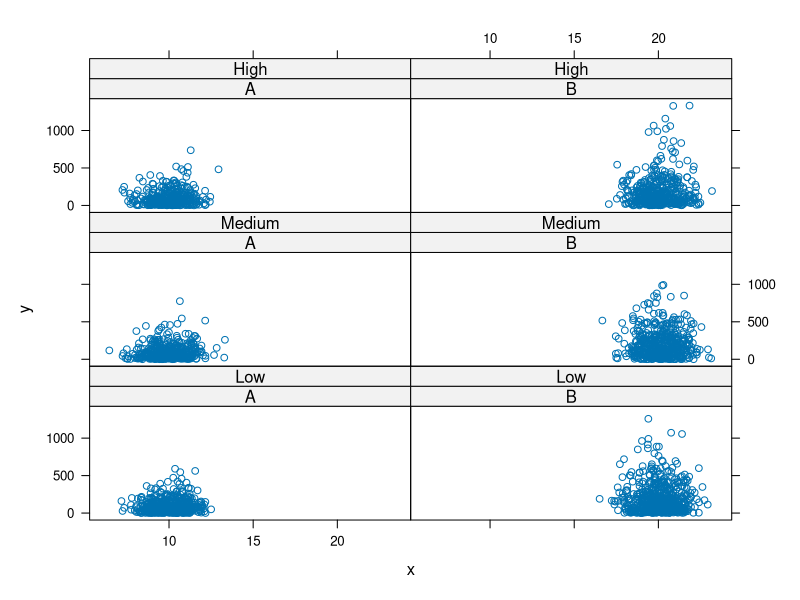

Source code (R):
# The idea here is to show how we can do a simulation with different
# combinations of settings and then organize the data into "long form"
# so that we can identify the outputs from each by the settings.

# We use two different settings - cond1 and cond2
# These have 2 and 3 possible values respectively.
# We run the simulation on all possible combinations of these two settings, i.e.
# 6 combinations.
# We replicate the simulation for each NumReplicates times.

# The simulation is simple here and just creates a data frame.
#
#

sim =
function(a, b, n = rpois(1, a + b))
{
  x = rnorm(n, a)
  data.frame(x = x, y = x*rexp(n, min(.1, b*x)))
}



cond1 = c("A", "B")
cond2 = c("High", "Medium", "Low")

mu = c(A = 10, B = 20)
rate = c(High = 40, Medium = 30, Low = 24)

NumReplicates = 10
 # Generate the 6 possible combinations of settings
 # This is a data.frame of factors. We could use stringsAsFactors = FALSE
g = expand.grid(cond1, cond2)

# Run the simulations for the 6 different levels.
# We could use apply() since these are character vectors
ans = lapply(seq_len(nrow(g)),
              function(i) {
                 settings = g[i,]
                 replicate(NumReplicates, sim(mu[settings[1,1]], rate[settings[1,2]]), simplify = FALSE)
       })


# Now we convert the list of lists() of data frames to a single data frame
tmp = unlist(ans, recursive = FALSE)
length(tmp)
table(sapply(tmp, class))

ans1 = do.call(rbind, tmp)

# Next we'll compute the appropriate values for cond1 and cond2 for each row
n = sapply(ans, function(x) sum(sapply(x, nrow)))
ans1$cond1 = rep(g[,1], n)
ans1$cond2 = ordered(rep(g[,2], n), labels = rev(cond2))

# We also add the simulation/replicate number for each row within each of the 6 combinations of
# settings of cond1 and cond2
ans1$simNumber = unlist(sapply(ans, function(x) rep(seq(along = x), sapply(x, nrow))))
# Just check the results are sensible and correct
q1 = table(ans1$simNumber)
#  1   2   3   4   5   6   7   8   9  10 
#279 263 273 273 259 291 284 297 294 276 
q2 = sapply(ans, function(x) sapply(x, nrow))
#     [,1] [,2] [,3] [,4] [,5] [,6]
# [1,]   46   55   43   57   28   50
# [2,]   41   62   41   49   27   43
# [3,]   50   55   35   53   29   51
# [4,]   50   62   32   41   41   47
# [5,]   53   58   29   54   22   43
# [6,]   60   68   33   49   27   54
# [7,]   46   58   47   49   37   47
# [8,]   53   77   33   50   41   43
# [9,]   49   63   43   52   36   51
#[10,]   49   57   46   40   32   52
q3 = rowSums(sapply(ans, function(x) sapply(x, nrow)))
stopifnot(all(q1 == q3))

# Now we can plot these.
library(lattice)
xyplot(y ~ x | cond1 + cond2, ans1)
